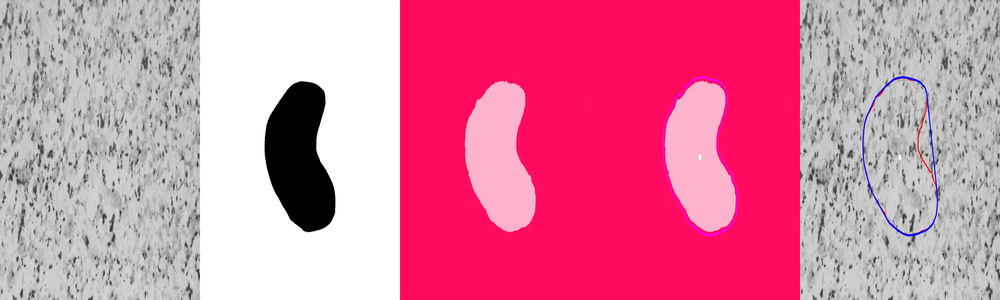
#> input picture media/blender_specialcase.png, 1000 x 300 px, shrunk from 3150 x 945 before the run, given in place of frame000.png, which was not available
$ python uneven_gap_detector.py
#> lines starting #> are read from the running program, lines starting #| are printed output that depends on the picture; after the words box and inside, x2 and y2 are one past the last pixel; in counts of white or black regions, pixels touching at a corner belong together; pictures that were not available may be replaced by others from this repository, and a replacement may not be noted
import cv2
import numpy as np

# Helper function to calculate the area of a contour


def contour_area(contour):
    return cv2.contourArea(contour)


# Load the image
image_path = r"C:\Users\shreyas\OneDrive\Desktop\Navigating-The-Unknown\output4\flow\frame000.png"
image = cv2.imread(image_path)
#> image is the input picture: shape (300, 1000, 3); mean B, G, R 161, 129.4, 219.1

# If the image has an alpha channel, remove it
if image.shape[-1] == 4:
    image = cv2.cvtColor(image, cv2.COLOR_BGRA2BGR)

# Convert image to grayscale
gray_image = cv2.cvtColor(image, cv2.COLOR_BGR2GRAY)
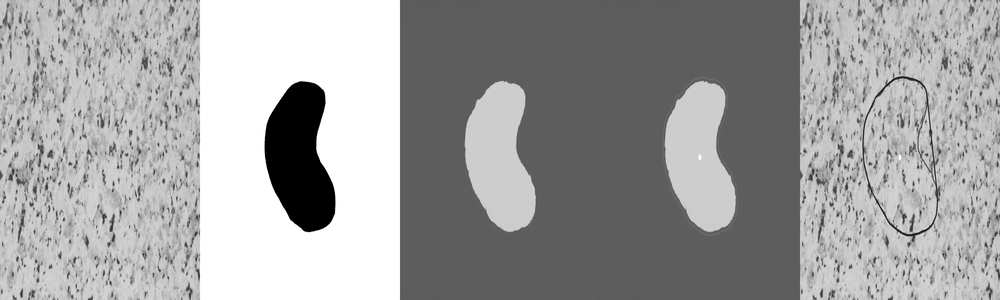
#> gray_image: shape (300, 1000); min 0, max 255, mean 159.8

# Step 1: Noise reduction with Gaussian blur
blurred_image = cv2.GaussianBlur(gray_image, (5, 5), 1)

# Step 2: Apply Otsu's method to perform thresholding
# ret, binary_image = cv2.threshold(blurred_image, 0, 255, cv2.THRESH_BINARY + cv2.THRESH_OTSU)

# Use adaptive thresholding to get a binary image
adaptive_thresh = cv2.adaptiveThreshold(blurred_image, 255, cv2.ADAPTIVE_THRESH_GAUSSIAN_C,
                                        cv2.THRESH_BINARY_INV, 19, 2)
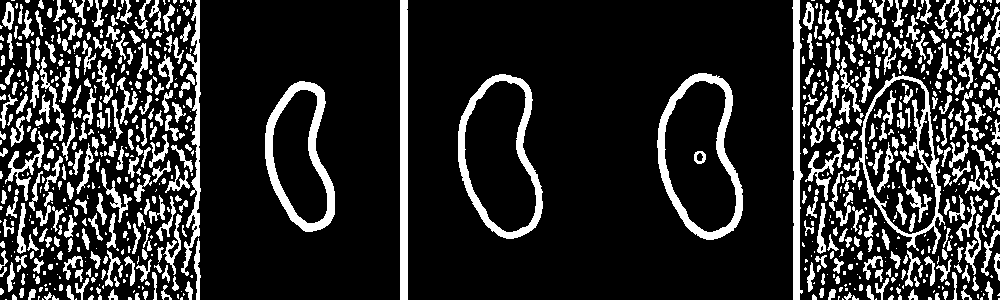
#> adaptive_thresh: shape (300, 1000); 17.8% white; 850 white regions (416 under 20 px), largest, box (x1, y1, x2, y2) and area: (657, 73, 743, 240) 3029, (265, 81, 335, 232) 2846, (458, 74, 543, 239) 2800

# Use Canny edge detection
edges = cv2.Canny(adaptive_thresh, 50, 150)
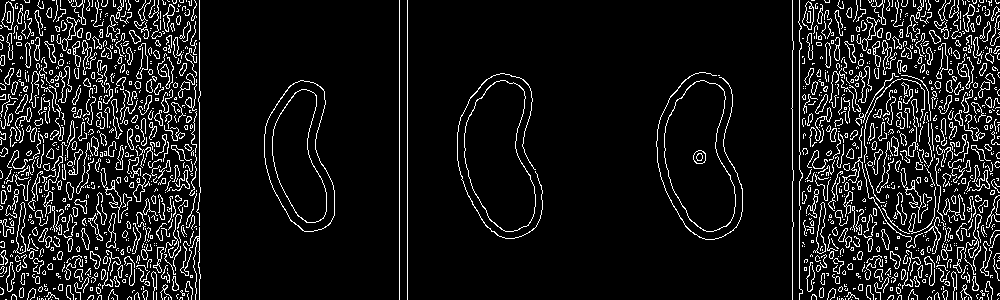
#> edges: shape (300, 1000); 9.5% white in thin lines or dots

# Dilate the edges to close the gaps
dilated_edges = cv2.dilate(edges, np.ones((3, 3), np.uint8), iterations=1)
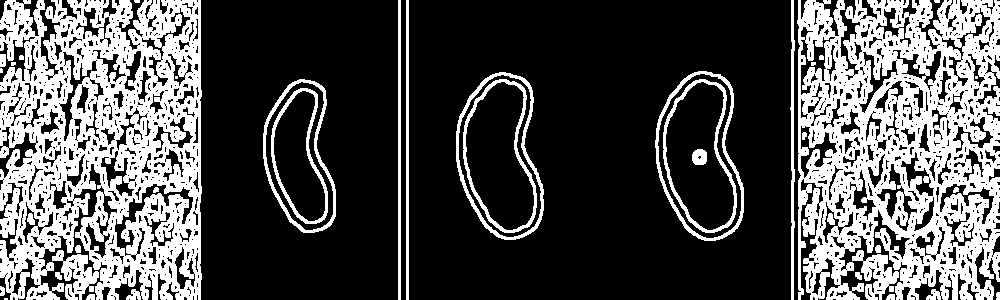
#> dilated_edges: shape (300, 1000); 31.5% white; 38 white regions (8 under 20 px), largest, box (x1, y1, x2, y2) and area: (0, 0, 202, 300) 40450, (797, 0, 1000, 300) 40232, (655, 71, 744, 241) 1476

# Apply closing to fill in gaps
closed_edges = cv2.morphologyEx(
    dilated_edges, cv2.MORPH_CLOSE, np.ones((7, 7), np.uint8))
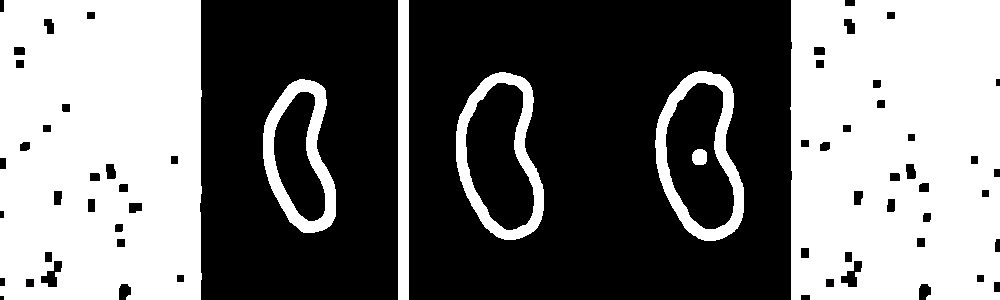
#> closed_edges: shape (300, 1000); 44.9% white; 7 white regions

# Step 3: Morphological operations to remove small objects (minor gaps)

cv2.imshow('binary_image', closed_edges)
cv2.waitKey(0)
cv2.destroyAllWindows()

# Step 4: Find contours of the remaining objects (gaps)
contours, hierarchy = cv2.findContours(
    closed_edges.copy(), cv2.RETR_EXTERNAL, cv2.CHAIN_APPROX_SIMPLE)
#> contours = 6 contours; box (x1, y1, x2, y2) and area: (790, 0, 1000, 300) 61678, (0, 0, 202, 300) 59432, (655, 71, 744, 241) 10992, (456, 72, 544, 240) 10774, (263, 79, 336, 233) 7863, (398, 0, 409, 300) 2990
newlist_contours = contours
#> newlist_contours has the same summary as contours
# Sort contours by area and get the largest one
contours = sorted(contours, key=cv2.contourArea, reverse=True)[:1]
#> contours = 1 contour; box (x1, y1, x2, y2) and area: (790, 0, 1000, 300) 61678
newlist_contours = sorted(
    newlist_contours, key=cv2.contourArea, reverse=True)[:1]
#> newlist_contours has the same summary as contours
max_contour = newlist_contours[0]
#> max_contour = contour of 72 points, box (x1, y1, x2, y2) (790, 0, 1000, 300), area 61678

# Find the convex hull object for each contour
hull_list = []
for i in range(len(contours)):
    hull = cv2.convexHull(contours[i])
    hull_list.append(hull)
#> this loop made 1 pass
#> after the loop, hull_list = 1 item
hulls = sorted(hull_list, key=cv2.contourArea, reverse=True)[:1]
#> hulls = 1 item

# Draw the largest contour and centroid if it exists
for contour in contours:
    # Threshold to filter small contours (tunable)
    if cv2.contourArea(contour) > 100:
        cv2.drawContours(image, [contour], -1, (0, 255, 0), 3)
        cv2.drawContours(image, [max_contour], -1, (0, 255, 0), 3)
        cv2.drawContours(image, hulls, -1, (0, 0, 255), 3)
        M = cv2.moments(contour)
        if M["m00"] != 0:
            cX = int(M["m10"] / M["m00"])
            cY = int(M["m01"] / M["m00"])
            cv2.circle(image, (cX, cY), 7, (255, 255, 255), -1)
            print("The centroid of the largest contour detected is:", cX, ",", cY)
#> this loop made 1 pass
#> (cX, cY) on pass 1: (894, 148)
#| The centroid of the largest contour detected is: 894 , 148
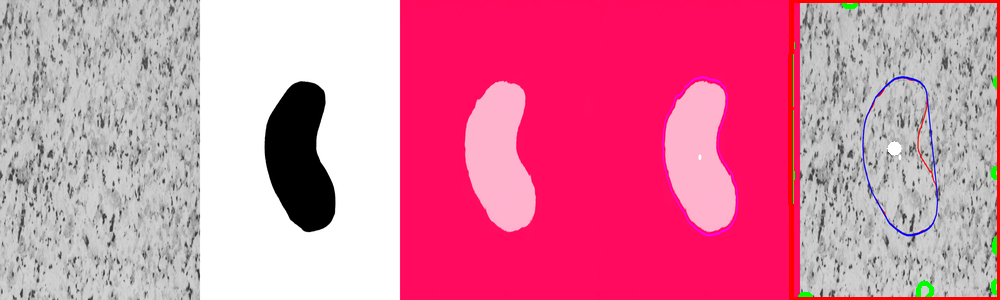
#> image: shape (300, 1000, 3); 1.5% of pixels changed, all inside (x1, y1, x2, y2) = (788, 0, 1000, 300)

# Save the image with the drawn contour and centroid
output_path = r"C:\Users\shreyas\OneDrive\Desktop\Navigating-The-Unknown\frame.png"

cv2.imwrite(output_path, image)
print(f"Image saved at {output_path}")

$ run again, on media/iou/test1_frame000.png
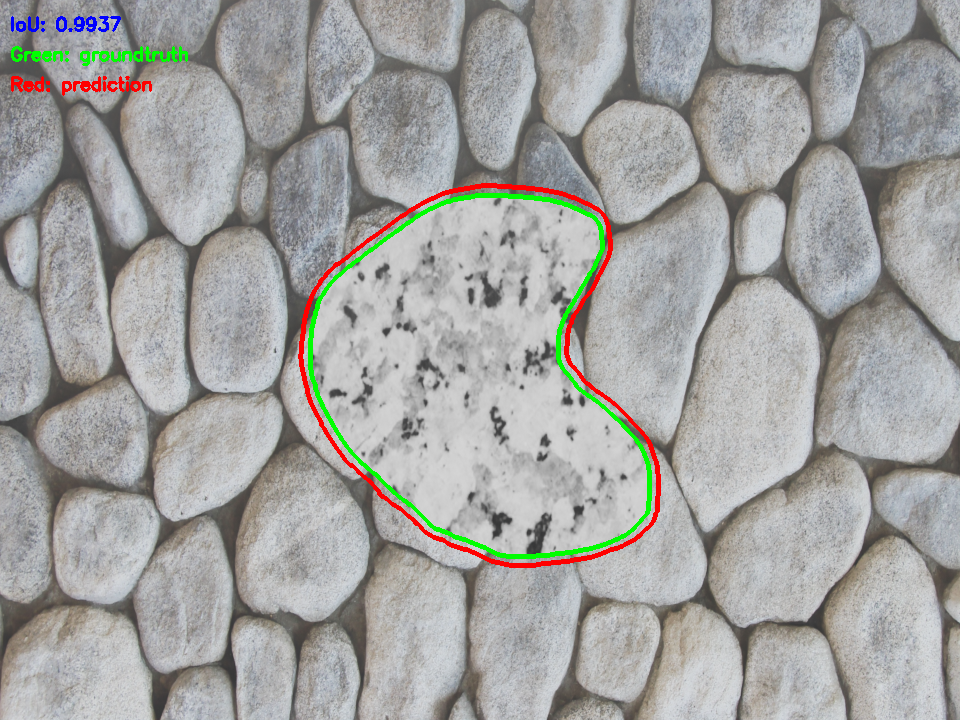
#> input picture media/iou/test1_frame000.png, 960 x 720 px, given in place of frame000.png, which was not available
#> image is the input picture: shape (720, 960, 3); mean B, G, R 160.3, 162.5, 162.5
#> `adaptive_thresh = cv2.adaptiveThreshold(blurred_image, 255, cv2.ADAPTI..`:
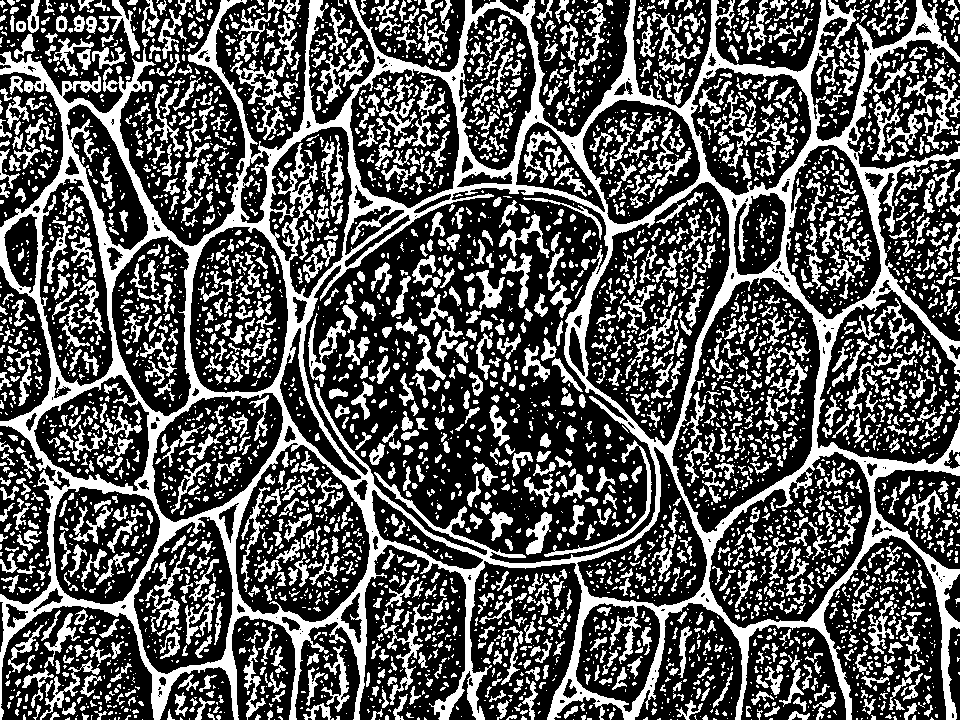
#> adaptive_thresh: shape (720, 960); 35% white; 4543 white regions (2875 under 20 px), largest, box (x1, y1, x2, y2) and area: (0, 0, 960, 720) 89207, (230, 60, 285, 140) 1007, (544, 440, 652, 557) 840
#> edges: shape (720, 960); 19% white in thin lines or dots
#> dilated_edges: shape (720, 960); 63.6% white; 5014 black regions (3977 under 20 px), largest, box (x1, y1, x2, y2) and area: (314, 198, 645, 561) 34520, (670, 0, 960, 720) 9668, (586, 184, 728, 443) 4673
#> closed_edges: shape (720, 960); 91% white; 447 black regions
#> contours = 1 contour; box (x1, y1, x2, y2) and area: (0, 0, 960, 720) 686453
#> newlist_contours has the same summary as contours
#> max_contour = contour of 320 points, box (x1, y1, x2, y2) (0, 0, 960, 720), area 686453
#> the loop `for i in range(len(contours)):` made 1 pass
#> hull on pass 1: [[959, 0], [959, 719], [0, 719], [0, 0]]
#> after the loop `for i in range(len(contours)):`: hull_list = [[[959, 0], [959, 719], [0, 719], [0, 0]]]
#> the loop `for contour in contours:` made 1 pass
#> (cX, cY) on pass 1: (478, 359)
#> (printed output is left out)
#> after the loop `for contour in contours:`:
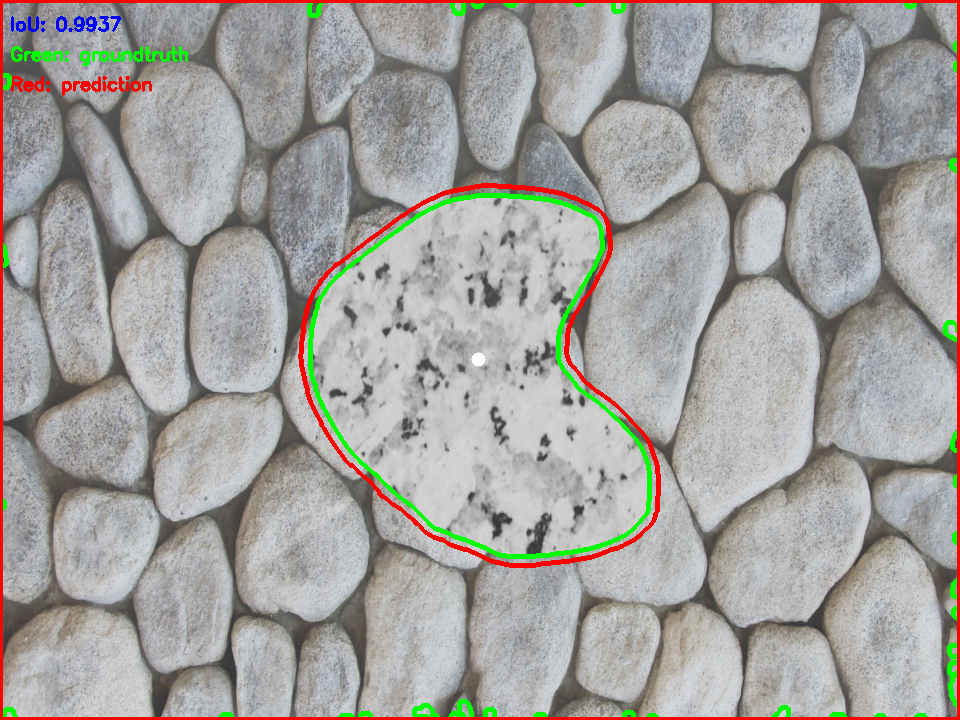
#> image: shape (720, 960, 3); 1.96% of pixels changed, all inside (x1, y1, x2, y2) = (0, 0, 960, 720)
